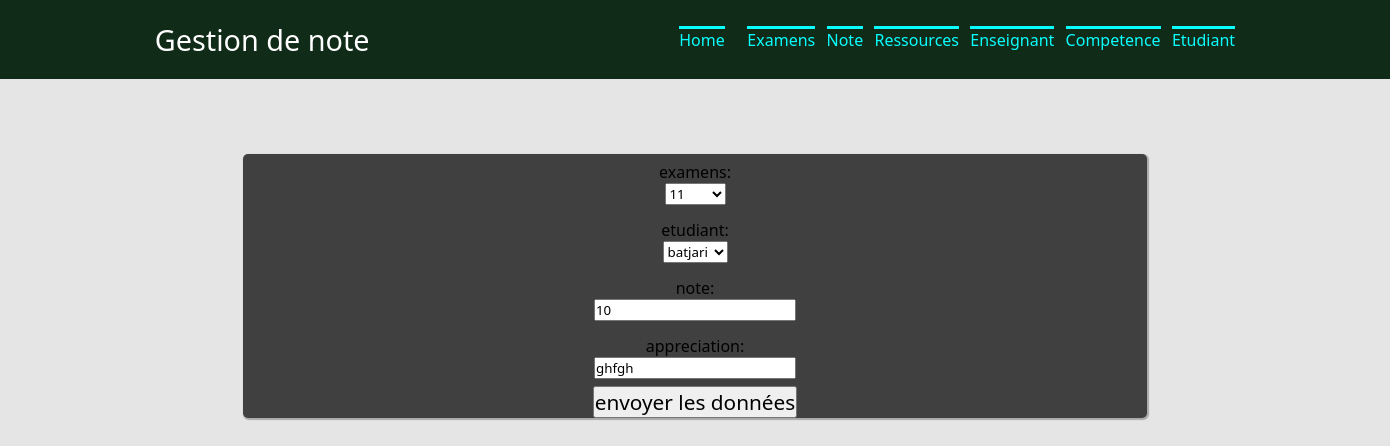
The page /gestion/update_note/3 on the database its author committed.
### gestion/models.py (models this page shows, shortened)
class Notes(models.Model):
    examens = models.ForeignKey('Examens', on_delete=models.CASCADE,null = True,)
    etudiant =models.ForeignKey('Etudiant', on_delete=models.CASCADE,null = True,)
    note =models.IntegerField(blank=False, null=True)
    appreciation =models.CharField(max_length=100)
    def dico(self):
        return {"examens": self.examens, "note": self.note, "etudiant": self.etudiant, "appreciation": self.appreciation, }

### gestion/views.py (the view)
# urls.py: path("update_note/<int:id>", views.update_note),
def update_note(request, id):
    note = models.Notes.objects.get(pk=id)
    nform = NotesForm(note.dico())
    return render(request, "note/update_note.html", {"nform": nform,"id":id})

### gestion/forms.py
class NotesForm(ModelForm):
    class Meta:
        model = models.Notes
        fields = ('examens','etudiant','note','appreciation')
        labels = {
            'examens' : _('examens') ,
            'etudiant': _('etudiant'),
            'note': _('note'),
            'appreciation': _('appreciation'),
        }

### gestion/models.py (called while the page is built)
    def __str__(self):
        return  self.nom

    def __str__(self):
        return  self.titre

### gestion/templates/note/update_note.html (shortened to what this page needs)
     {% extends "gestion/main.html" %}
{%block content %}
    <form method="post" action="/gestion/traitementupdate_note/{{id}}/">
    {{ nform.as_p }}
        <input type="submit" value="envoyer les données">
    </form>
{% endblock %}

### gestion/static/gestion/style.css (style rules this page uses)
* { font-weight:1; font-family:system-ui,arial; }
html, body { margin : 0px; padding : 0px; background-color: #E5E5E5; }
input[type=submit],button { #background:#404040; font-family:system-ui,arial; font-size:130%; }
input[type=text],input[type=number],textarea,select,option { color:black; font-family:system-ui,arial; }
form { background-color: #404040; display:flex; justify-content:center; flex-direction:column; align-items:center; margin-top:75px; width:65%; border-radius:5px; box-shadow:1px 1px 1px 1px #A9A9A9; }
form > p { list-style-type:none; display:flex; flex-direction:column; align-items:center; padding:7px; width:70%; }
* { margin: 0; padding: 0; }
body { font-family: Rubik; overflow-x: hidden; }

### rows shown on the page
Notes: examens "11", etudiant "batjari", note "10", appreciation "ghfgh"
